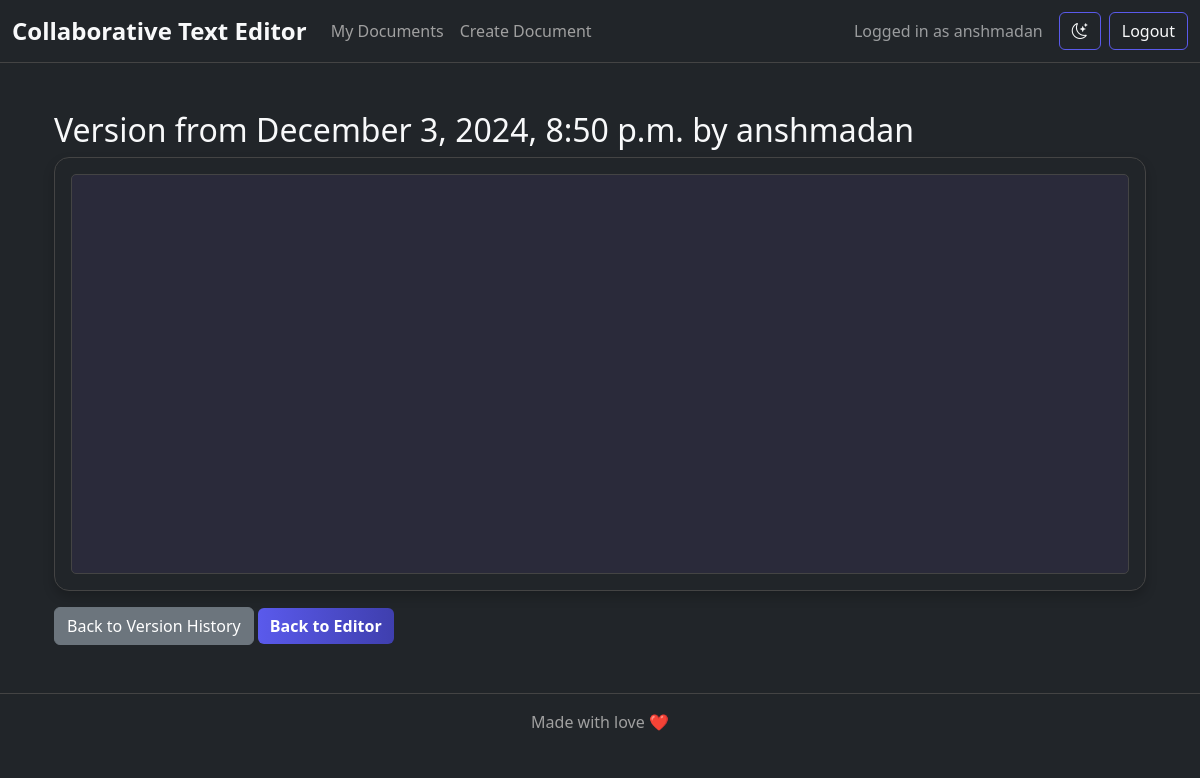
/documents/37/versions/572/view/ (signed in), run on the app's committed database.
### hello/models.py (models this page shows, shortened)
class DocumentVersion(models.Model):
    document = models.ForeignKey(
        Document,
        on_delete=models.CASCADE,  # Delete all versions if the document is deleted
        related_name='versions'  # Allows reverse access to versions of a document
    )
    content = models.TextField()
    timestamp = models.DateTimeField(auto_now_add=True)
    editor = models.ForeignKey(
        User,
        on_delete=models.SET_NULL,  # Keeps the version if the editor is deleted
        null=True,
        blank=True  # Allows the field to be empty
    )

### hello/views.py (the view)
# urls.py: path('documents/<int:doc_id>/versions/<int:version_id>/view/', views.view_version, name='view_version'),
@login_required
def view_version(request, doc_id, version_id):
    document = get_object_or_404(Document, id=doc_id)
    version = get_object_or_404(DocumentVersion, id=version_id, document=document)
    if document.owner != request.user and request.user not in document.shared_with.all():
        messages.error(request, "You do not have permission to view this version of the document.")
        return redirect('document_list')
    return render(request, 'hello/view_version.html', {
        'document': document,
        'version': version,
    })

### hello/templates/hello/view_version.html (shortened to what this page needs)
{% extends 'hello/base.html' %}
{% block content %}
<div class="container mt-5">
    <h2>Version from {{ version.timestamp|date:"F j, Y, g:i a" }}{% if version.editor %} by {{ version.editor.username }}{% endif %}</h2>
    <div class="card bg-dark text-light p-3 mb-3">
        <div class="editor" contenteditable="false" id="view-version-content" spellcheck="false">
            {{ version.content|safe }}
        </div>
    </div>
    <a href="{% url 'version_history' doc_id=document.id %}" class="btn btn-secondary">Back to Version History</a>
    <a href="{% url 'editor' doc_id=document.id %}" class="btn btn-primary">Back to Editor</a>
</div>
{% endblock %}

### hello/templates/hello/base.html (shortened to what this page needs)
{% load static %}
<!DOCTYPE html>
<html lang="en">
<head>
    <link href="https://cdn.jsdelivr.net/npm/bootstrap@5.3.0/dist/css/bootstrap.min.css" rel="stylesheet">
    <link rel="stylesheet" href="https://cdn.jsdelivr.net/npm/bootstrap-icons@1.10.5/font/bootstrap-icons.css">
    <link rel="stylesheet" href="{% static 'hello/styles2.css' %}">
</head>
<body class="bg-dark text-light">
    <nav class="navbar navbar-expand-lg navbar-dark bg-dark">
        <div class="container-fluid">
            <a class="navbar-brand" href="{% url 'index' %}">Collaborative Text Editor</a>
            <div class="collapse navbar-collapse" id="navbarNav">
                {% if user.is_authenticated %}
                    <ul class="navbar-nav me-auto mb-2 mb-lg-0">
                        <li class="nav-item">
                            <a class="nav-link" href="{% url 'document_list' %}">My Documents</a>
                        </li>
                        <li class="nav-item">
                            <a class="nav-link" href="{% url 'create_document' %}">Create Document</a>
                        </li>
                    </ul>
                    <span class="navbar-text me-3">
                        Logged in as {{ user.username }}
                    </span>
                    <button id="theme-toggle" class="btn btn-outline-light me-2" title="Switch to Light Theme">
                        <i class="bi bi-moon-stars"></i>
                    </button>
                    <a class="btn btn-outline-light" href="{% url 'logout' %}">Logout</a>
                {% endif %}
            </div>
        </div>
    </nav>
    <div class="container mt-4">
        {% block content %}{% endblock %}
    </div>
    <footer class="bg-dark text-center text-lg-start mt-5">
        <div class="text-center p-3">
             Made with love ❤️
        </div>
    </footer>
</body>
</html>

### hello/static/hello/styles2.css (style rules this page uses)
:root { --background-color: #0a0a1a; --secondary-background: #04040e; --text-color: #e0e0e0; --text-colo2: #e0e0e0; --secondary-text-color: #a0a0a0; --border-color: #444; --card-color: #2a2a3a; --editor-color: #2a2a3a; --hover-color: #3c3c4e; --primary-gradient-start: #5a5aec; --primary-gradient-end: #3f3fae; --text-color-hover: #ffffff; --placeholder-color: #aaaaaa; --shadow-light: rgba(0, 0, 0, 0.2); --shadow-dark: rgba(0, 0, 0, 0.3); --focus-ring: rgba(90, 90, 236, 0.5); }
body { background-color: var(--background-color); color: var(--text-color); transition: background-color 0.3s ease, color 0.3s ease; }
.navbar { background-color: var(--secondary-background); border-bottom: 1px solid var(--border-color); }
.navbar-brand { font-size: 1.5rem; font-weight: bold; color: var(--text-color2); }
.nav-link { color: var(--secondary-text-color); }
.btn-primary { background: linear-gradient(90deg, var(--primary-gradient-start), var(--primary-gradient-end)); border: none; color: var(--text-color-hover); font-weight: bold; transition: all 0.3s ease-in-out; }
.btn-outline-light { color: var(--text-color2); border-color: var(--primary-gradient-start); background: transparent; }
.card { background-color: var(--card-color); border-radius: 15px; border: 1px solid var(--border-color); box-shadow: 0 6px 12px var(--shadow-light); }
.editor { width: 100%; height: 400px; padding: 10px; background-color: var(--editor-color); color: var(--text-color); border: 1px solid var(--border-color); border-radius: 5px; overflow-y: auto; font-size: 1rem; transition: background-color 0.3s ease, color 0.3s ease; }
footer { background-color: var(--background-color); color: var(--secondary-text-color); border-top: 1px solid var(--border-color); }
*, *::before, *::after { transition: background-color 0.3s ease, color 0.3s ease, border-color 0.3s ease, box-shadow 0.3s ease; }

### data on the page
DocumentVersion: timestamp "December 3, 2024, 8:50 p.m.", editor.username "anshmadan"

### other printed values
{{ user.username }} "anshmadan"
